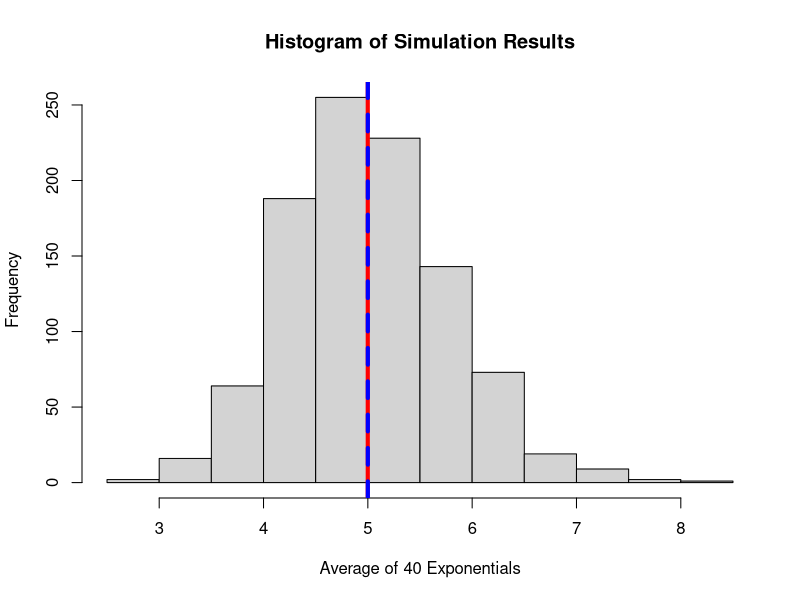
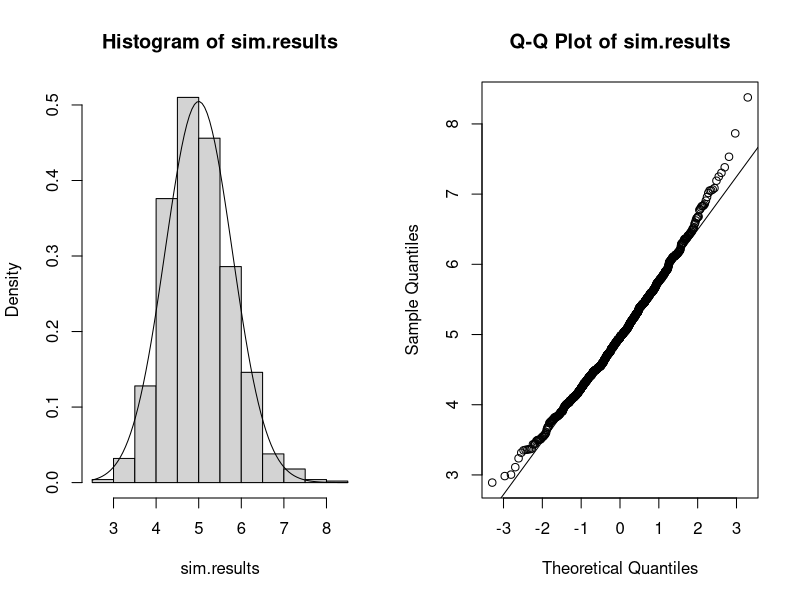
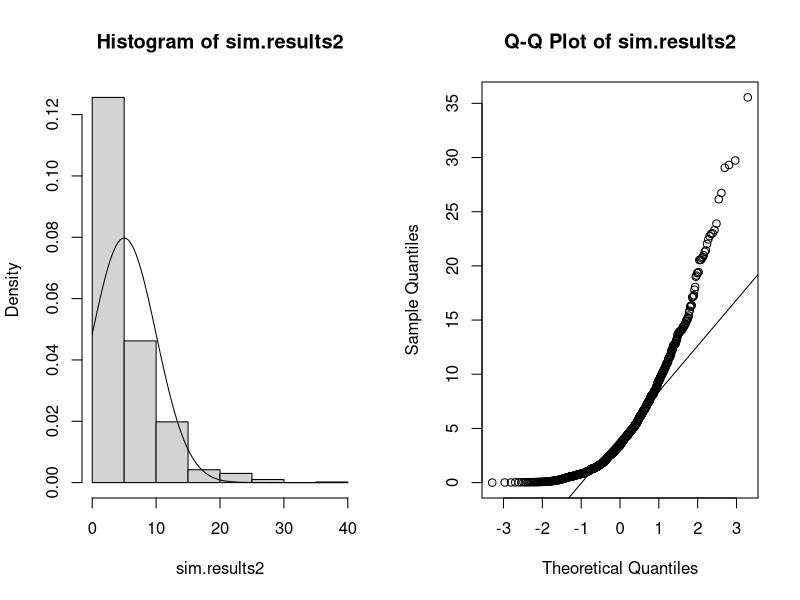

Recreate these plots in R, in order.
# Coursera Data Science Specialization Course 6 Project 1 Part 1 Script


# The purpose of this script is to satisfy the requirements of the project 1
# peer-graded assignment that is part of the Statistical Inference course
# from Johns Hopkins University within the Data Science Specialization on
# Coursera. As per the instructions the project will consist of two parts and
# this script is for part 1.
#
# The first part is a simulation exercise which will simulate 1000 averages of
# 40 exponentials and then:
# 1. Show the sample mean and compare it to the theoretical mean of the
# distribution
# 2. Show how variable the sample is (via variance) and compare it to the
# theoretical variance of the distribution
# 3a. Show that the distribution is approximately normal
# 3b. Focus on the difference between the distribution of a large collection of
# random exponentials and the distribution of a large collection of averages of
# 40 exponentials. (Show the effect of the Central Limit Theorem)


# Define a function which takes the mean of exponentials
MeanOfExponentials <- function(n.obs, lambda) {
  # Takes the mean of exponentials from the rexp() function
  #
  # Args:
  #   n.obs: The number of observations variable, passed to rexp()
  #   lambda: The rate variable of the exponential, passed to rexp()
  #
  # Returns:
  #   The mean of the exponentials
  exp.mean <- mean(rexp(n.obs, lambda))
  return(exp.mean)
}


# Perform simulation
set.seed(190205)  # Set seed for reproducibility
# The instructions specify 1000 simulations of 40 exponentials with rate 0.2
n <- 40  # Set the number of observations per simulation
lambda <- 0.2  # Set the rate
sim.results <- replicate(1000, MeanOfExponentials(n, lambda))  # Do 1000 sims


# 1. Show the sample mean and compare it to the theoretical mean
sample.mean <- mean(sim.results)  # 4.99928
theoretical.mean <- 1/lambda  # 5
# The sample mean of 4.999 is very close to the theoretical mean of 5

# Also show as a plot
hist(sim.results, main = "Histogram of Simulation Results",
     xlab = "Average of 40 Exponentials")
abline(v = c(sample.mean, theoretical.mean), lwd = c(4, 4),
       col = c("red", "blue"), lty = c(1, 2))


# 2. Show the sample variance and compare it to the theoretical variance
sample.variance <- var(sim.results)  # 0.59796
theoretical.variance <- 1/(n * lambda^2)  # 0.625
# The sample variance of 0.598 is fairly close to the theoretical variance


# 3a. Show that the distribution is approximately normal
par(mfrow = c(1, 2))  # Setup plot space
hist(sim.results, freq = FALSE)  # Plot the simulation results by probability
# Next a line representing a normal distribution will be overlaid on this plot
curve(dnorm(x, mean = theoretical.mean, sd = sqrt(theoretical.variance)),
      add = TRUE)
# curve() plots a function of x. dnorm() is the expression for the normal
# distribution, and here it is written as a function of x. dnorm() is scaled to
# the theoretical mean and standard deviation of this situation. In this first
# plot the histogram appears to follow the reference line well, but it is
# recommended to check the Q-Q plot as well.
qqnorm(sim.results, main = "Q-Q Plot of sim.results")  # Add Q-Q Plot
qqline(sim.results)  # Add reference line
# In the second plot the simulation results still appear to follow the normal
# reference line fairly well.


# 3b. Show the effect of the Central Limit Theorem

# Run another simulation, but without taking the mean or many observations
sim.results2 <- replicate(1000, rexp(1, lambda))  # Do 1000 sims of 1 obs
theoretical.variance2 <- 1/(lambda^2)  # 25

# Plot the new simulation results as before
par(mfrow = c(1, 2))  # Setup plot space
hist(sim.results2, freq = FALSE)  # Plot the simulation resuls by probability
curve(dnorm(x, mean = theoretical.mean, sd = sqrt(theoretical.variance2)),
      add = TRUE)  # Add the corresponding normal curve
qqnorm(sim.results2, main = "Q-Q Plot of sim.results2")
qqline(sim.results2)
# These simulation results follow the underlying distribution (exponential), so
# the normal curve does not fit as well in the first plot. The Q-Q plot makes it
# much more obvious that the distribution is not normal. This shows the power of
# the CLT, that by taking the mean and taking large samples the distribution
# becomes more normal.

